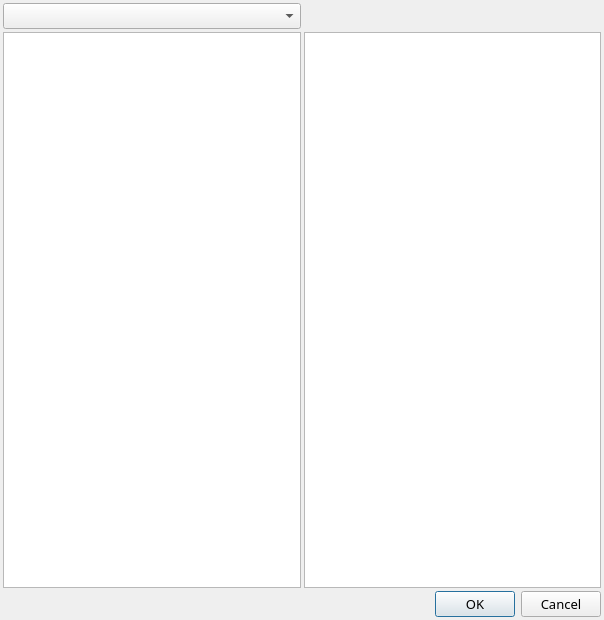
<?xml version="1.0" encoding="UTF-8"?>
<ui version="4.0">
 <class>pamListDlg</class>
 <widget class="QDialog" name="pamListDlg">
  <property name="geometry">
   <rect>
    <x>0</x>
    <y>0</y>
    <width>604</width>
    <height>620</height>
   </rect>
  </property>
  <property name="windowTitle">
   <string>Dialog</string>
  </property>
  <layout class="QGridLayout" name="gridLayout">
   <property name="leftMargin">
    <number>3</number>
   </property>
   <property name="topMargin">
    <number>3</number>
   </property>
   <property name="rightMargin">
    <number>3</number>
   </property>
   <property name="bottomMargin">
    <number>3</number>
   </property>
   <property name="spacing">
    <number>3</number>
   </property>
   <item row="0" column="0">
    <widget class="QComboBox" name="comboBox_module">
     <property name="font">
      <font>
       <family>Segoe UI Semibold</family>
       <pointsize>10</pointsize>
       <weight>50</weight>
       <italic>false</italic>
       <bold>false</bold>
      </font>
     </property>
    </widget>
   </item>
   <item row="1" column="0">
    <widget class="QListWidget" name="listWidget_pams">
     <property name="selectionMode">
      <enum>QAbstractItemView::MultiSelection</enum>
     </property>
    </widget>
   </item>
   <item row="1" column="1">
    <widget class="QListWidget" name="listWidget_pamSelected">
     <property name="selectionMode">
      <enum>QAbstractItemView::MultiSelection</enum>
     </property>
    </widget>
   </item>
   <item row="2" column="1">
    <widget class="QDialogButtonBox" name="buttonBox">
     <property name="font">
      <font>
       <family>Segoe UI Semibold</family>
       <pointsize>10</pointsize>
       <weight>50</weight>
       <italic>false</italic>
       <bold>false</bold>
      </font>
     </property>
     <property name="orientation">
      <enum>Qt::Horizontal</enum>
     </property>
     <property name="standardButtons">
      <set>QDialogButtonBox::Cancel|QDialogButtonBox::Ok</set>
     </property>
    </widget>
   </item>
  </layout>
 </widget>
 <resources/>
 <connections>
  <connection>
   <sender>buttonBox</sender>
   <signal>accepted()</signal>
   <receiver>pamListDlg</receiver>
   <slot>accept()</slot>
   <hints>
    <hint type="sourcelabel">
     <x>248</x>
     <y>254</y>
    </hint>
    <hint type="destinationlabel">
     <x>157</x>
     <y>274</y>
    </hint>
   </hints>
  </connection>
  <connection>
   <sender>buttonBox</sender>
   <signal>rejected()</signal>
   <receiver>pamListDlg</receiver>
   <slot>reject()</slot>
   <hints>
    <hint type="sourcelabel">
     <x>316</x>
     <y>260</y>
    </hint>
    <hint type="destinationlabel">
     <x>286</x>
     <y>274</y>
    </hint>
   </hints>
  </connection>
 </connections>
</ui>
